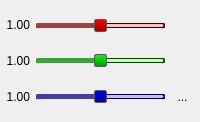
  <widget class="QDockWidget" name="colorCorrectionWidget">
   <property name="minimumSize">
    <size>
     <width>97</width>
     <height>122</height>
    </size>
   </property>
   <property name="maximumSize">
    <size>
     <width>524287</width>
     <height>122</height>
    </size>
   </property>
   <property name="windowTitle">
    <string>White balance</string>
   </property>
   <attribute name="dockWidgetArea">
    <number>2</number>
   </attribute>
   <widget class="QWidget" name="dockWidgetContents_5">
    <layout class="QGridLayout" name="gridLayout_5">
     <property name="leftMargin">
      <number>6</number>
     </property>
     <property name="topMargin">
      <number>6</number>
     </property>
     <property name="rightMargin">
      <number>6</number>
     </property>
     <property name="bottomMargin">
      <number>6</number>
     </property>
     <property name="spacing">
      <number>6</number>
     </property>
     <item row="0" column="0">
      <widget class="QLabel" name="lblRed">
       <property name="text">
        <string>1.00</string>
       </property>
       <property name="alignment">
        <set>Qt::AlignRight|Qt::AlignTrailing|Qt::AlignVCenter</set>
       </property>
      </widget>
     </item>
     <item row="0" column="1">
      <widget class="QSlider" name="sldRed">
       <property name="minimumSize">
        <size>
         <width>0</width>
         <height>16</height>
        </size>
       </property>
       <property name="styleSheet">
        <string notr="true">QSlider::groove:horizontal {
     border: 1px solid rgb(64, 0, 0);
	 border-style: groove;
     height: 3px;
     background: rgb(255, 192, 192);
	 border-radius: 2px;

 }
QSlider::sub-page:horizontal {
    background: rgb(160, 64, 64);
	border-radius: 2px;
	height: 3px;
}


QSlider::handle:horizontal {
	background: qlineargradient(x1:0, y1:0, x2:0, y2:1, stop:0 #fd0000, stop:1 #9d0000);
	
	border: 1px solid #5c5c5c;
	width: 11px;
	 
	margin-top: -5px;
	margin-bottom: -5px;
    border-radius: 2px;
 }</string>
       </property>
       <property name="maximum">
        <number>199</number>
       </property>
       <property name="singleStep">
        <number>1</number>
       </property>
       <property name="pageStep">
        <number>10</number>
       </property>
       <property name="value">
        <number>99</number>
       </property>
       <property name="sliderPosition">
        <number>99</number>
       </property>
       <property name="orientation">
        <enum>Qt::Horizontal</enum>
       </property>
      </widget>
     </item>
     <item row="0" column="2">
      <widget class="QToolButton" name="btnResetRed">
       <property name="minimumSize">
        <size>
         <width>23</width>
         <height>22</height>
        </size>
       </property>
       <property name="maximumSize">
        <size>
         <width>23</width>
         <height>22</height>
        </size>
       </property>
       <property name="text">
        <string/>
       </property>
       <property name="icon">
        <iconset resource="Resorces.qrc">
         <normaloff>:/res/reset.svg</normaloff>:/res/reset.svg</iconset>
       </property>
       <property name="autoRaise">
        <bool>true</bool>
       </property>
      </widget>
     </item>
     <item row="1" column="0">
      <widget class="QLabel" name="lblGreen">
       <property name="text">
        <string>1.00</string>
       </property>
       <property name="alignment">
        <set>Qt::AlignRight|Qt::AlignTrailing|Qt::AlignVCenter</set>
       </property>
      </widget>
     </item>
     <item row="1" column="1">
      <widget class="QSlider" name="sldGreen">
       <property name="styleSheet">
        <string notr="true">
QSlider::groove:horizontal {
     border: 1px solid rgb(0, 64, 0);
	 border-style: groove;
     height: 3px;
     background: rgb(192, 255, 192);
	 border-radius: 2px;
}

 QSlider::sub-page:horizontal {
    background: rgb(64, 160, 64);
	border-radius: 2px;
	height: 3px;
} 

QSlider::handle:horizontal {
	background: qlineargradient(x1:0, y1:0, x2:0, y2:1, stop:0 #00fd00, stop:1 #009d00);
    border: 1px solid #5c5c5c;
    width: 11px;
	 
	margin-top: -5px;
	margin-bottom: -5px;
    border-radius: 2px;
 }</string>
       </property>
       <property name="maximum">
        <number>199</number>
       </property>
       <property name="singleStep">
        <number>1</number>
       </property>
       <property name="pageStep">
        <number>10</number>
       </property>
       <property name="value">
        <number>99</number>
       </property>
       <property name="sliderPosition">
        <number>99</number>
       </property>
       <property name="orientation">
        <enum>Qt::Horizontal</enum>
       </property>
      </widget>
     </item>
     <item row="1" column="2">
      <widget class="QToolButton" name="btnResetGreen">
       <property name="minimumSize">
        <size>
         <width>23</width>
         <height>22</height>
        </size>
       </property>
       <property name="maximumSize">
        <size>
         <width>23</width>
         <height>22</height>
        </size>
       </property>
       <property name="text">
        <string/>
       </property>
       <property name="icon">
        <iconset resource="Resorces.qrc">
         <normaloff>:/res/reset.svg</normaloff>:/res/reset.svg</iconset>
       </property>
       <property name="autoRaise">
        <bool>true</bool>
       </property>
      </widget>
     </item>
     <item row="2" column="0">
      <widget class="QLabel" name="lblBlue">
       <property name="text">
        <string>1.00</string>
       </property>
       <property name="alignment">
        <set>Qt::AlignRight|Qt::AlignTrailing|Qt::AlignVCenter</set>
       </property>
      </widget>
     </item>
     <item row="2" column="1">
      <widget class="QSlider" name="sldBlue">
       <property name="styleSheet">
        <string notr="true">QSlider::groove:horizontal {
    border: 1px solid rgb(0, 0, 64);
	border-style: groove;
    height: 3px;
	border-radius: 2px;
	background: rgb(192, 192, 255);
}
QSlider::sub-page:horizontal {
    background: rgb(64, 64, 160);
	border-radius: 2px;
	height: 3px;
}
QSlider::handle:horizontal {
	background: qlineargradient(x1:0, y1:0, x2:0, y2:1, stop:0 #0000fd, stop:1 #00009d);

    border: 1px solid #5c5c5c;
	width: 11px;
	 
	margin-top: -5px;
	margin-bottom: -5px;
    border-radius: 2px;	
}</string>
       </property>
       <property name="maximum">
        <number>199</number>
       </property>
       <property name="singleStep">
        <number>1</number>
       </property>
       <property name="pageStep">
        <number>10</number>
       </property>
       <property name="value">
        <number>99</number>
       </property>
       <property name="sliderPosition">
        <number>99</number>
       </property>
       <property name="orientation">
        <enum>Qt::Horizontal</enum>
       </property>
      </widget>
     </item>
     <item row="2" column="2">
      <widget class="QToolButton" name="btnResetBlue">
       <property name="minimumSize">
        <size>
         <width>23</width>
         <height>22</height>
        </size>
       </property>
       <property name="maximumSize">
        <size>
         <width>23</width>
         <height>22</height>
        </size>
       </property>
       <property name="text">
        <string>...</string>
       </property>
       <property name="icon">
        <iconset resource="Resorces.qrc">
         <normaloff>:/res/reset.svg</normaloff>:/res/reset.svg</iconset>
       </property>
       <property name="autoRaise">
        <bool>true</bool>
       </property>
      </widget>
     </item>
    </layout>
   </widget>
  </widget>
